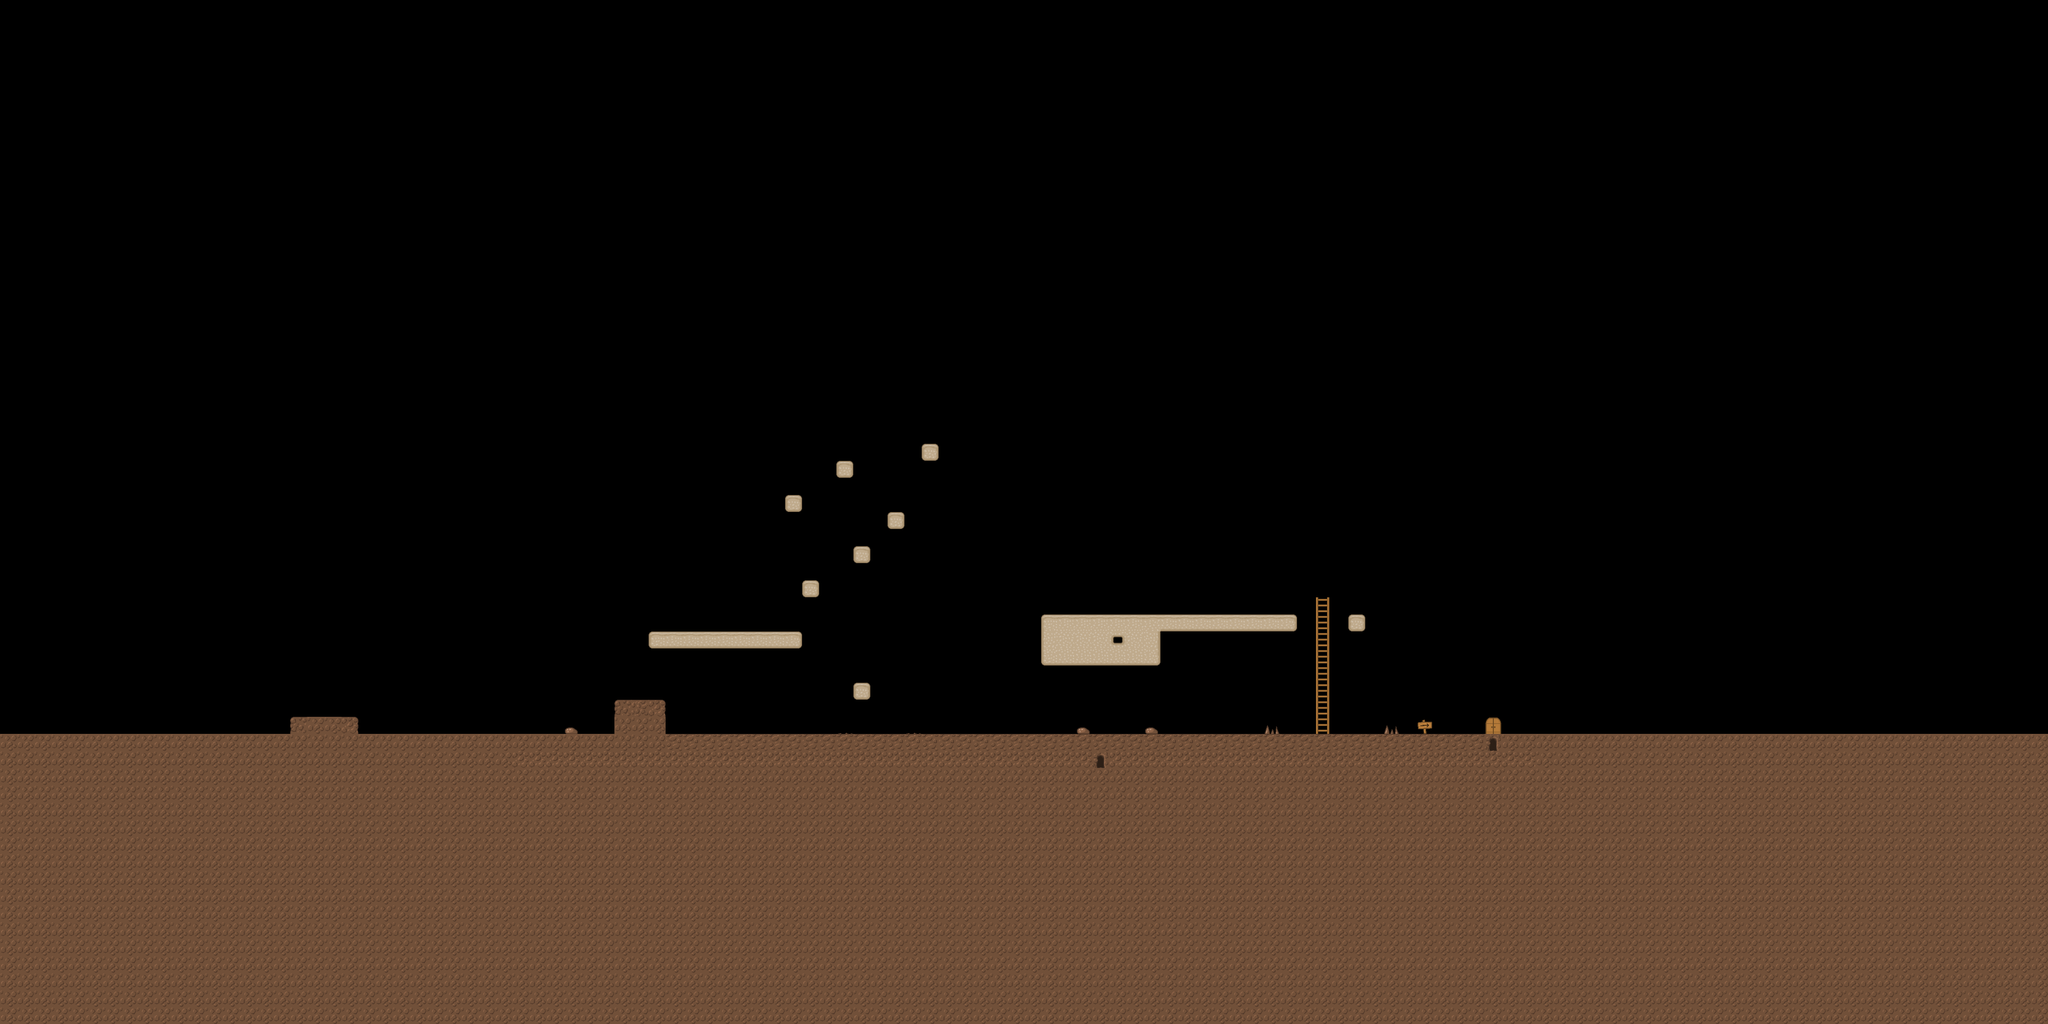

This is a level from a 2D game, rendered from its Tiled map with the project's own tilesets. A one-line summary and the map file follow, with tile-layer data summarised:
An orthogonal 120x60 tile map with 32x32 px tiles, 1 tile layer (Слой тайлов 1) and 39 objects (15x solid, 15x coin, 3x enemy, 3x e_solid, player, ...).

<map version="1.0" orientation="orthogonal" renderorder="right-down" width="120" height="60" tilewidth="32" tileheight="32" nextobjectid="48">
 <tileset firstgid="1" name="platform" tilewidth="32" tileheight="32" tilecount="144" columns="12">
  <image source="platform.png" width="384" height="384" />
  <terraintypes>
   <terrain name="Новый участок" tile="17" />
  </terraintypes>
 </tileset>
 <layer name="Слой тайлов 1" width="120" height="60">
  <data>[7200 cells, 2113 non-empty, 27 distinct tile ids]</data>
 </layer>
 <objectgroup name="Слой объектов 1">
  <object id="5" name="solid" x="1501.5" y="1088" width="32.5" height="32" />
  <object id="6" name="solid" x="1951.5" y="1179" width="222.5" height="65" />
  <object id="8" name="solid" x="1213.5" y="1184" width="290.5" height="32" />
  <object id="9" name="solid" x="1152" y="1310" width="95" height="64" />
  <object id="10" name="solid" x="960.5" y="1376" width="1920.5" height="32" />
  <object id="11" name="solid" x="959.5" y="765" width="32.5" height="610" />
  <object id="12" name="solid" x="2846.75" y="766" width="32.5" height="610" />
  <object id="13" name="enemy" x="2650" y="1294" width="40" height="50" />
  <object id="14" name="enemy" x="1839" y="1283" width="40" height="50" />
  <object id="15" name="enemy" x="2122" y="1065" width="40" height="50" />
  <object id="16" name="player" x="1028" y="1310" width="40" height="50" />
  <object id="17" name="coin" x="1567" y="818" width="32" height="32" />
  <object id="19" name="coin" x="1732" y="788" width="32" height="32" />
  <object id="20" name="coin" x="1505" y="886" width="32" height="32" />
  <object id="21" name="coin" x="1598" y="978" width="32" height="32" />
  <object id="22" name="coin" x="1797" y="888" width="32" height="32" />
  <object id="23" name="coin" x="1827" y="951" width="32" height="32" />
  <object id="24" name="coin" x="1858" y="1017" width="32" height="32" />
  <object id="25" name="coin" x="2209" y="1088" width="32" height="32" />
  <object id="26" name="coin" x="2269" y="1088" width="32" height="32" />
  <object id="27" name="coin" x="2332" y="1087" width="32" height="32" />
  <object id="28" name="coin" x="2459" y="1113" width="32" height="32" />
  <object id="29" name="coin" x="2527" y="1113" width="32" height="32" />
  <object id="30" name="solid" x="1599.75" y="1023" width="32.5" height="32" />
  <object id="31" name="solid" x="1663.75" y="960" width="32.5" height="32" />
  <object id="32" name="solid" x="1469.75" y="928" width="32.5" height="32" />
  <object id="33" name="solid" x="1566.75" y="863" width="32.5" height="32" />
  <object id="34" name="solid" x="1726.75" y="830" width="32.5" height="32" />
  <object id="35" name="solid" x="1951" y="1152" width="482" height="28" />
  <object id="36" name="ladder" x="2465.88" y="1118" width="26.125" height="256" />
  <object id="37" name="exit" x="2786" y="1340" width="29" height="33" />
  <object id="38" name="solid" x="2527" y="1152" width="31" height="28" />
  <object id="41" name="solid" x="1597.75" y="1281" width="32.5" height="32" />
  <object id="42" name="e_solid" x="2194" y="1307" width="21" height="70" />
  <object id="43" name="e_solid" x="2433.5" y="1082" width="21" height="70" />
  <object id="44" name="e_solid" x="1933.5" y="1079" width="21" height="70" />
  <object id="45" name="coin" x="2399" y="1085" width="32" height="32" />
  <object id="46" name="coin" x="2272" y="1021" width="32" height="32" />
  <object id="47" name="coin" x="2335" y="1024" width="32" height="32" />
 </objectgroup>
</map>
